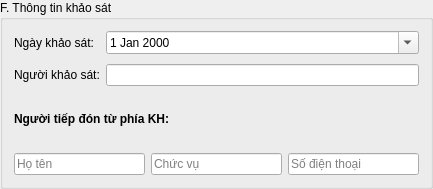
              <widget class="QGroupBox" name="ks_gb_F">
               <property name="geometry">
                <rect>
                 <x>12</x>
                 <y>2058</y>
                 <width>433</width>
                 <height>189</height>
                </rect>
               </property>
               <property name="title">
                <string>F. Thông tin khảo sát</string>
               </property>
               <layout class="QVBoxLayout" name="ks_vbox_F">
                <item>
                 <layout class="QFormLayout" name="ks_form_F">
                  <property name="verticalSpacing">
                   <number>10</number>
                  </property>
                  <item row="0" column="0">
                   <widget class="QLabel" name="ks_lbl_ngay">
                    <property name="text">
                     <string>Ngày khảo sát:</string>
                    </property>
                   </widget>
                  </item>
                  <item row="0" column="1">
                   <widget class="QDateEdit" name="ks_ngay_khao_sat">
                    <property name="calendarPopup">
                     <bool>true</bool>
                    </property>
                   </widget>
                  </item>
                  <item row="1" column="0">
                   <widget class="QLabel" name="ks_lbl_nguoi_ks">
                    <property name="text">
                     <string>Người khảo sát:</string>
                    </property>
                   </widget>
                  </item>
                  <item row="1" column="1">
                   <widget class="QLineEdit" name="ks_nguoi_khao_sat" />
                  </item>
                 </layout>
                </item>
                <item>
                 <widget class="QLabel" name="ks_lbl_td">
                  <property name="text">
                   <string>&lt;b&gt;Người tiếp đón từ phía KH:&lt;/b&gt;</string>
                  </property>
                 </widget>
                </item>
                <item>
                 <layout class="QHBoxLayout" name="ks_td_row">
                  <item>
                   <widget class="QLineEdit" name="ks_td_ten">
                    <property name="placeholderText">
                     <string>Họ tên</string>
                    </property>
                   </widget>
                  </item>
                  <item>
                   <widget class="QLineEdit" name="ks_td_chuc_vu">
                    <property name="placeholderText">
                     <string>Chức vụ</string>
                    </property>
                   </widget>
                  </item>
                  <item>
                   <widget class="QLineEdit" name="ks_td_sdt">
                    <property name="placeholderText">
                     <string>Số điện thoại</string>
                    </property>
                   </widget>
                  </item>
                 </layout>
                </item>
               </layout>
              </widget>
